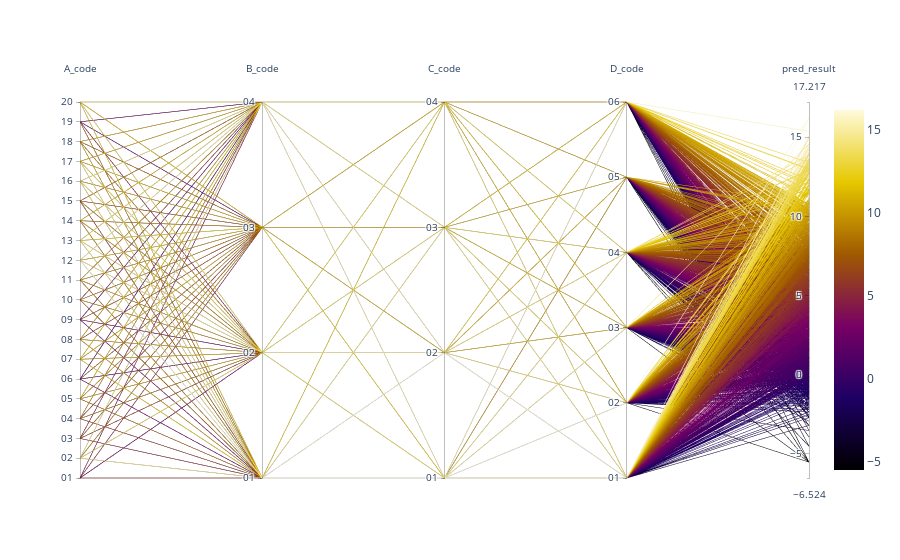

Write notebook code for a chart like this one.
### Code cell
# Example data
# plot_df = df[:10000]
# randomly sample 100000  data
plot_df = df

# convert plot_df A_name, B_name, C_name, D_name to int code
plot_df["A_code"] = plot_df["A_name"].astype('category').cat.codes
plot_df["B_code"] = plot_df["B_name"].astype('category').cat.codes
plot_df["C_code"] = plot_df["C_name"].astype('category').cat.codes
plot_df["D_code"] = plot_df["D_name"].astype('category').cat.codes

# Create figure
fig = go.Figure(data=
    go.Parcoords(
        line = dict(color = plot_df['pred_result'],
                    showscale = True,
                    colorscale = 'Electric',
                    ),
        dimensions = list([
            dict(
                label = 'A_code', 
                tickvals = plot_df["A_name"].astype('category').cat.codes.unique(),
                values = plot_df['A_code'].values,
                ticktext = plot_df["A_name"].astype('category').cat.categories.tolist()
                ),
            dict(
                label = 'B_code', 
                tickvals = plot_df["B_name"].astype('category').cat.codes.unique(),
                values = plot_df['B_code'].values,
                ticktext = plot_df["B_name"].astype('category').cat.categories.tolist()
                ),
            dict(
                label = 'C_code',
                tickvals = plot_df["C_name"].astype('category').cat.codes.unique(),
                values = plot_df['C_code'].values,
                ticktext = plot_df["C_name"].astype('category').cat.categories.tolist()
                ),
            dict(
                label = 'D_code', 
                tickvals = plot_df["D_name"].astype('category').cat.codes.unique(),
                values = plot_df['D_code'].values,
                ticktext = plot_df["D_name"].astype('category').cat.categories.tolist()
                ),
            dict(range = [plot_df['pred_result'].min()-1, plot_df['pred_result'].max()+1],
                label = 'pred_result', 
                values = plot_df['pred_result'])
        ]),
    )
)
        
        

fig.show()

### Figure 1 — Plotly figure (JSON) as saved in the notebook; plotly's stock layout.template omitted (floating-point values rounded to 4 significant figures; data arrays with more than 128 entries replaced by an {"elided": "..."} marker saying what was removed)
{"data": [{"dimensions": [{"label": "A_code", "ticktext": ["01", "02", "03", "04", "05", "06", "07", "08", "09", "10", "11", "12", "13", "14", "15", "16", "17", "18", "19", "20"], "tickvals": [0, 1, 2, 3, 4, 5, 6, 7, 8, 9, 10, 11, 12, 13, 14, 15, 16, 17, 18, 19], "values": {"elided": "1920 int values"}}, {"label": "B_code", "ticktext": ["01", "02", "03", "04"], "tickvals": [0, 1, 2, 3], "values": {"elided": "1920 int values"}}, {"label": "C_code", "ticktext": ["01", "02", "03", "04"], "tickvals": [0, 1, 2, 3], "values": {"elided": "1920 int values"}}, {"label": "D_code", "ticktext": ["01", "02", "03", "04", "05", "06"], "tickvals": [0, 1, 2, 3, 4, 5], "values": {"elided": "1920 int values"}}, {"label": "pred_result", "range": [-6.524, 17.22], "values": {"elided": "1920 float values"}}], "line": {"color": {"elided": "1920 float values"}, "colorscale": [[0, "rgb(0,0,0)"], [0.2, "rgb(30,0,100)"], [0.4, "rgb(120,0,100)"], [0.6, "rgb(160,90,0)"], [0.8, "rgb(230,200,0)"], [1, "rgb(255,250,220)"]], "showscale": true}, "type": "parcoords"}], "layout": {}}
